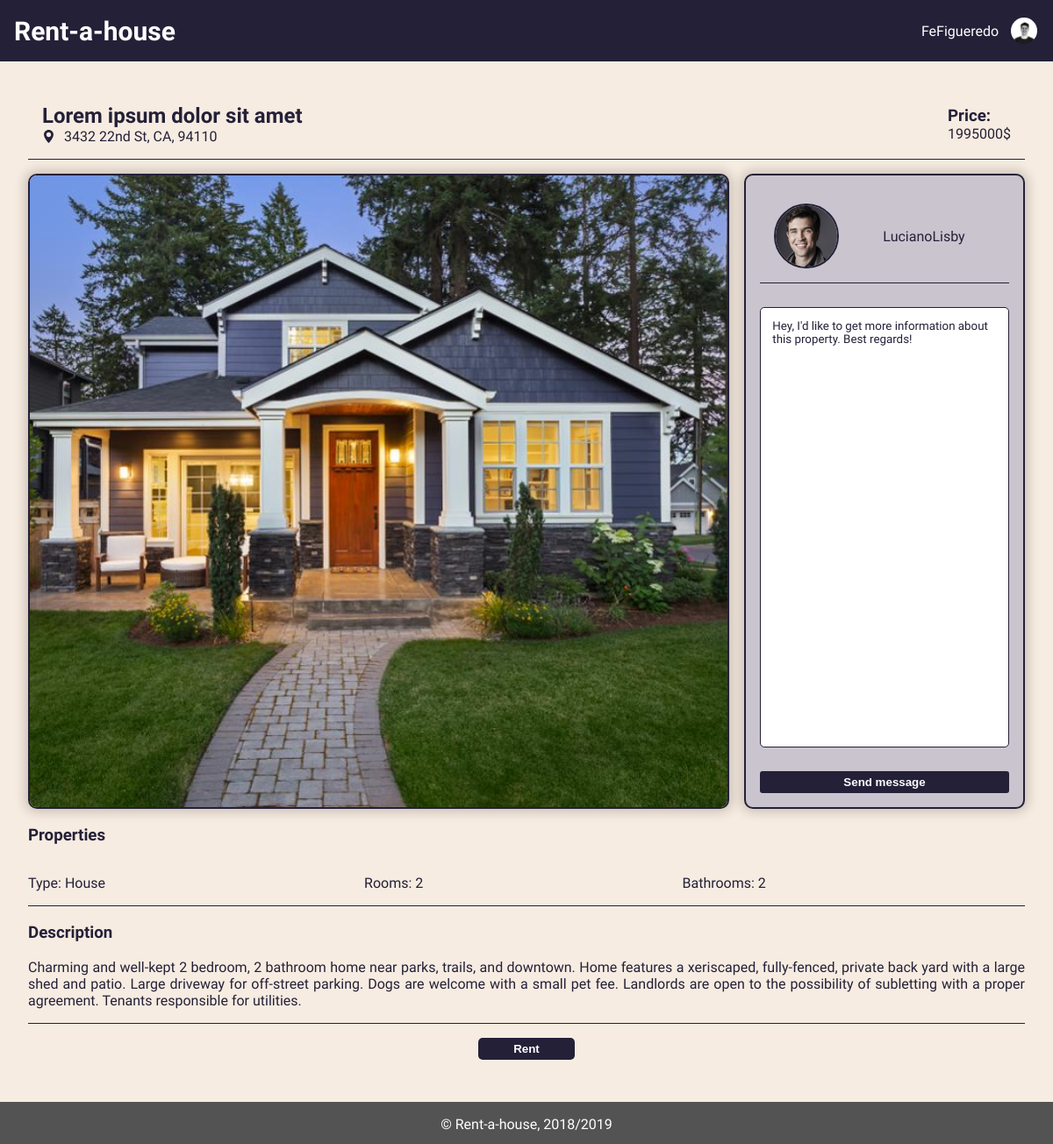
Screenshot of /pages/house.php?id=1 (signed in) with the database file from the repository.
### tables this page shows
CREATE TABLE house (
  id INTEGER PRIMARY KEY AUTOINCREMENT,
  image VARCHAR,
  type VARCHAR,
  room INTEGER,
  bathroom Integer,
  price DOUBLE,
  published DATE,
  address VARCHAR, 
  location VARCHAR,
  state VARCHAR,
  postCode VARCHAR,  
  description VARCHAR,
  title VARCHAR,
  owner VARCHAR REFERENCES user
);

CREATE TABLE user (
  username VARCHAR PRIMARY KEY,
  email VARCHAR UNIQUE,
  password VARCHAR,
  name VARCHAR,
  phoneNumber VARCHAR UNIQUE,
  image VARCHAR
);

### database/db_utils.php (called while the page is built, shortened)
<?php
    include_once('../database/connection.php');
    function getUserUsername($username){
        global $db;
        $stmt = $db->prepare("SELECT * FROM user WHERE username='".$username."'");
        $stmt->execute();
        $aux = $stmt->fetch();
        return $aux;
    }
    function getHouse($id){
        global $db;
        $stmt = $db->prepare("SELECT * FROM house WHERE id='".$id."'");
        $stmt->execute();
        $aux = $stmt->fetch();
        return $aux;
    }
?>

### pages/house.php (the view, shortened to what this page needs)
<?php
    include_once('../templates/templates.php');
    include_once('../database/db_utils.php');
    drawHeader();
    if(isset($_GET['id'])){
        $id = $_GET['id'];
        $house = getHouse($id);
        $owner = getUserUsername($house['owner']);
?>
        <article class="house-body">
            <div id="house-header">
                <div id="house-title">
                    <h2><?=$house["title"]?></h2>
                    <div id="house-location">
                        <p><?=$house["address"].", ".$house["state"].", ".$house["postCode"]?></p>
                    </div>
                </div>
                <div id="house-value">
                    <h3>Price:</h3>
                    <p><?=$house["price"]?>$</p>
                </div>
            </div>
            <section id="house-image-contact">
                <img  src="../images/houses/<?=$house['image']?>" alt="HouseImg">
                <div id="house-contact-owner">
                    <div id="owner-info">
                        <img src="../images/users/<?=$owner['image']?>" alt="OwnerImg">
                        <a><?=$owner['username']?></a>
                    </div>
                    <form method="post" action="../actions/send_message_action.php">
                        <textarea name="message" cols="auto" rows="auto">Hey, I'd like to get more information about this property. Best regards!</textarea>
                        <input type="submit" name="send-message" value="Send message">
                    </form>
                </div>
            </section>
            <div id="house-info">
                <div id="house-properties-wrapper">
                    <h3>Properties</h3>
                    <div id="house-properties">
                        <p>Type: <?=$house["type"]?></p>
                        <p>Rooms: <?=$house["room"]?></p>
                        <p>Bathrooms: <?=$house["bathroom"]?></p>
                    </div>
                </div>
                <div id="house-description">
                    <h3>Description</h3>
                    <p><?=$house["description"]?></p>
                </div>
            </div>
            <form action="rental.php">
                    <input class="utils-btn" type="submit" value="Rent">
            </form>
        </article>
<?php
    drawFooter();
    }
    else{
        header('Location: home.php');
    }
?>

### templates/templates.php (shortened to what this page needs)
<?php
    function drawHeader(){
?>
    <!DOCTYPE html>
    <html lang="en-US">
        <head>
            <link href="../css/style.css" rel="stylesheet">
            <link href="../css/responsive.css" rel="stylesheet">
        </head>
        <body>
            <header>
                <div id="title">
                    <h1><a href="../pages/home.php">Rent-a-house</a></h1>
                </div>
                <div id="spacer">
                </div>
                <?php if (isset($_SESSION['username'])){ ?>
                    <div id="taskbar">
                        <a href="../pages/account.php"><?php echo $_SESSION['username'];?></a>
                        <img src="../images/users/<?=$_SESSION['image'] ?>">
                    </div>
                <?php } ?>
            </header>
<?php } ?>
<?php
    function drawFooter(){
?>
        <footer>
            <p>&copy; Rent-a-house, 2018/2019</p>
        </footer>
    </body>
</html>
<?php
}?>

### rows the page displays
house: title "Lorem ipsum dolor sit amet", address "3432 22nd St", state "CA", postCode "94110", price "1995000", image (picture), type "House", room "2", bathroom "2", description "Charming and well-kept 2 bedroom, 2 bathroom home near parks, trails, and downtown. Home features a xeriscaped, fully-fenced, private back yard with a large shed and patio. Large driveway for off-street parking. Dogs are welcome with a small pet fee. Landlords are open to the possibility of subletting with a proper agreement. Tenants responsible for utilities."
user: image (picture), username "LucianoLisby"

### other values shown
$_SESSION['username'] "FeFigueredo"
